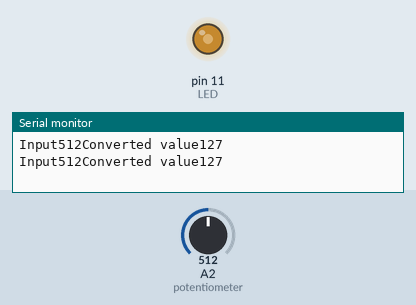
This sketch was run on a simulated Arduino Uno, built with avr-gcc and run on an emulated ATmega328P. On the bench: output pins drawn as LEDs (lit = HIGH), the last lines printed to the serial monitor. Inputs (shaded band) come from the test bench; at power-on: A2 (potentiometer) = 512.

Above: at 2.8 s.
2.9 s: A2 (potentiometer) set to 716
At 6.3 s:
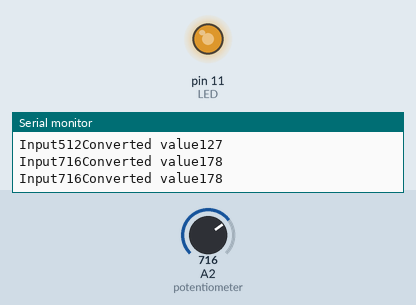
7.5 s: A2 (potentiometer) set to 900
At 10.6 s:
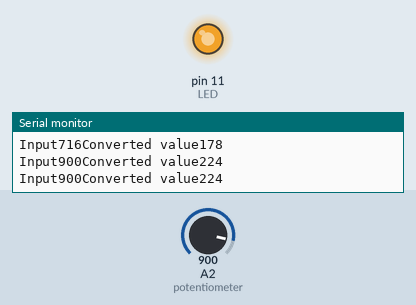
11.5 s: A2 (potentiometer) set to 122
At 14.9 s:
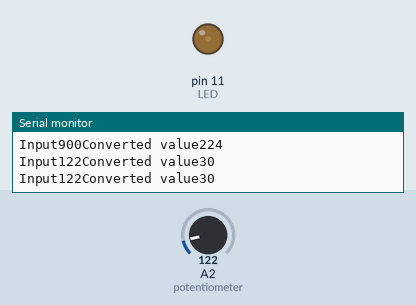
15.5 s: A2 (potentiometer) set to 511
At 19.2 s:
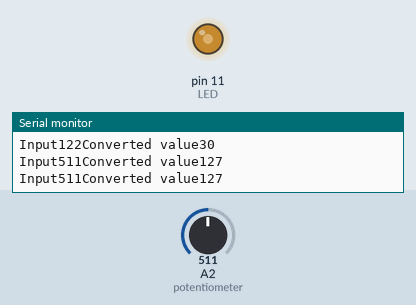
Timing chart, 0 to 20.5 s (numbered marks = the images above; inputs shaded):
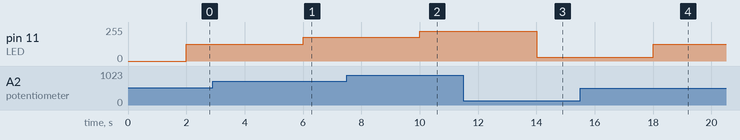

The sketch:

LEDFadeWithPotentiometer.ino
```cpp
int LED = 11;
int potentiometer = 2;

void setup()
{
    pinMode(LED, OUTPUT);
    pinMode(potentiometer, INPUT); //Not required
    Serial.begin(9600);
}

void loop()
{
    int sensedValue = analogRead(potentiometer);
    //  sensedValue = (sensedValue / 1024) * 256;
    int brightness = map(sensedValue, 0, 1023, 0, 255);
    Serial.print("Input");
    Serial.print(sensedValue);
    Serial.print("Converted value");
    Serial.println(brightness);
    delay(2000);
    analogWrite(LED, brightness);
}
```

Measured:
- after the input at 2.9 s, pin 11 (LED): 127/255 → 178/255 after 3.1 s
- after the input at 7.5 s, pin 11 (LED): 178/255 → 224/255 after 2.5 s
- after the input at 11.5 s, pin 11 (LED): 224/255 → 30/255 after 2.5 s
- after the input at 15.5 s, pin 11 (LED): 30/255 → 127/255 after 2.5 s
